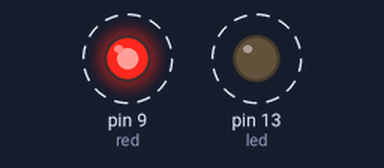
Simulated run of this sketch. Board: Arduino Uno, built with avr-gcc and run on an emulated ATmega328P. Parts: output pins drawn as LEDs (lit = HIGH). Dashed ring = blinking. No radio packets arrive unless stated.

Above: at 0.03 s.
Timing chart, 0 to 3.0 s (numbered marks = the images above):
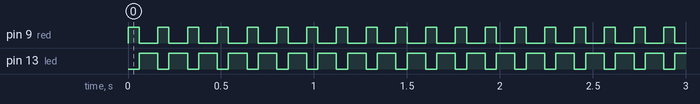

Measured:
- by itself, pin 9 (red): alternates HIGH for 0.06 s and LOW for 0.10 s
- by itself, pin 13 (led): alternates HIGH for 0.10 s and LOW for 0.06 s

The sketch:

OPEN_CLP_TRANSMISSOR_04.ino
```cpp
#include <Arduino.h>

//Programa : Comunicacao com Modulo RF 433 - Emissor
//Autor : Arduino e Cia
#include <VirtualWire.h>
//Define pinos Led e Botao
int led = 13;
int red = 9;
int sensor = A0;

int t = 100;
int bps = 5000;

char  *msg;
boolean estado = 0;

void setup()
{
  Serial.begin(9600);
  pinMode(led, OUTPUT);
  pinMode(red, OUTPUT);
  //Pino ligado ao pino DATA do transmissor RF
  vw_set_tx_pin(4);
  //Velocidade de comunicacao (bits por segundo)
  vw_setup(bps);
}
void loop()
{
  digitalWrite(led, estado);
  digitalWrite(red, !estado);
  msg = "DOMINAR O MUNDO!!!";
  //Envio dos dados
  vw_send(( uint8_t *)msg, strlen(msg));
  //Aguarda envio dos dados
  vw_wait_tx();
  //Desliga o led da porta 13 ao final da transmissao
  digitalWrite(led, !estado);
  digitalWrite(red, estado);
  delay(t);
}
```
